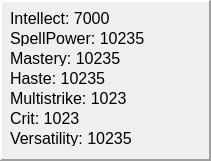
   <widget class="QFrame" name="frame_12">
    <property name="geometry">
     <rect>
      <x>170</x>
      <y>40</y>
      <width>211</width>
      <height>161</height>
     </rect>
    </property>
    <property name="frameShape">
     <enum>QFrame::Panel</enum>
    </property>
    <property name="frameShadow">
     <enum>QFrame::Raised</enum>
    </property>
    <property name="lineWidth">
     <number>2</number>
    </property>
    <widget class="QLabel" name="Intellect">
     <property name="geometry">
      <rect>
       <x>10</x>
       <y>10</y>
       <width>181</width>
       <height>16</height>
      </rect>
     </property>
     <property name="font">
      <font>
       <pointsize>12</pointsize>
      </font>
     </property>
     <property name="text">
      <string>Intellect: 7000</string>
     </property>
    </widget>
    <widget class="QLabel" name="Crit">
     <property name="geometry">
      <rect>
       <x>10</x>
       <y>110</y>
       <width>181</width>
       <height>16</height>
      </rect>
     </property>
     <property name="font">
      <font>
       <pointsize>12</pointsize>
      </font>
     </property>
     <property name="text">
      <string>Crit: 1023</string>
     </property>
    </widget>
    <widget class="QLabel" name="Mastery">
     <property name="geometry">
      <rect>
       <x>10</x>
       <y>50</y>
       <width>181</width>
       <height>16</height>
      </rect>
     </property>
     <property name="font">
      <font>
       <pointsize>12</pointsize>
      </font>
     </property>
     <property name="text">
      <string>Mastery: 10235</string>
     </property>
    </widget>
    <widget class="QLabel" name="Versatility">
     <property name="geometry">
      <rect>
       <x>10</x>
       <y>130</y>
       <width>181</width>
       <height>16</height>
      </rect>
     </property>
     <property name="font">
      <font>
       <pointsize>12</pointsize>
      </font>
     </property>
     <property name="text">
      <string>Versatility: 10235</string>
     </property>
    </widget>
    <widget class="QLabel" name="Haste">
     <property name="geometry">
      <rect>
       <x>10</x>
       <y>70</y>
       <width>181</width>
       <height>16</height>
      </rect>
     </property>
     <property name="font">
      <font>
       <pointsize>12</pointsize>
      </font>
     </property>
     <property name="text">
      <string>Haste: 10235</string>
     </property>
    </widget>
    <widget class="QLabel" name="Multistrike">
     <property name="geometry">
      <rect>
       <x>10</x>
       <y>90</y>
       <width>191</width>
       <height>16</height>
      </rect>
     </property>
     <property name="font">
      <font>
       <pointsize>12</pointsize>
      </font>
     </property>
     <property name="text">
      <string>Multistrike: 1023</string>
     </property>
    </widget>
    <widget class="QLabel" name="SpellPower">
     <property name="geometry">
      <rect>
       <x>10</x>
       <y>30</y>
       <width>181</width>
       <height>16</height>
      </rect>
     </property>
     <property name="font">
      <font>
       <pointsize>12</pointsize>
      </font>
     </property>
     <property name="text">
      <string>SpellPower: 10235</string>
     </property>
    </widget>
   </widget>
